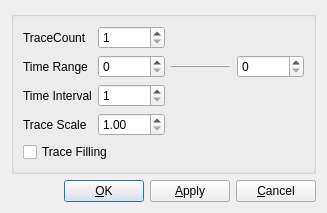
<?xml version="1.0" encoding="UTF-8"?>
<ui version="4.0">
 <class>SliceConfigEditor</class>
 <widget class="QDialog" name="SliceConfigEditor">
  <property name="windowModality">
   <enum>Qt::NonModal</enum>
  </property>
  <property name="geometry">
   <rect>
    <x>0</x>
    <y>0</y>
    <width>327</width>
    <height>165</height>
   </rect>
  </property>
  <property name="windowTitle">
   <string>Slice Edit</string>
  </property>
  <layout class="QGridLayout" name="gridLayout">
   <item row="0" column="0" colspan="4">
    <widget class="QGroupBox" name="groupBox">
     <property name="title">
      <string/>
     </property>
     <layout class="QGridLayout" name="gridLayout_2">
      <item row="1" column="3">
       <widget class="QFrame" name="frame">
        <property name="sizePolicy">
         <sizepolicy hsizetype="Expanding" vsizetype="Fixed">
          <horstretch>0</horstretch>
          <verstretch>0</verstretch>
         </sizepolicy>
        </property>
        <property name="frameShape">
         <enum>QFrame::HLine</enum>
        </property>
        <property name="frameShadow">
         <enum>QFrame::Raised</enum>
        </property>
       </widget>
      </item>
      <item row="0" column="1">
       <widget class="QSpinBox" name="traceCount">
        <property name="minimumSize">
         <size>
          <width>60</width>
          <height>0</height>
         </size>
        </property>
        <property name="minimum">
         <number>1</number>
        </property>
        <property name="maximum">
         <number>999</number>
        </property>
        <property name="value">
         <number>1</number>
        </property>
       </widget>
      </item>
      <item row="1" column="1">
       <widget class="QSpinBox" name="startTime">
        <property name="maximum">
         <number>999999</number>
        </property>
       </widget>
      </item>
      <item row="2" column="1">
       <widget class="QSpinBox" name="timeInterval">
        <property name="minimum">
         <number>1</number>
        </property>
        <property name="maximum">
         <number>9999</number>
        </property>
       </widget>
      </item>
      <item row="4" column="1">
       <widget class="QDoubleSpinBox" name="traceScale">
        <property name="minimum">
         <double>1.000000000000000</double>
        </property>
       </widget>
      </item>
      <item row="0" column="0">
       <widget class="QLabel" name="label">
        <property name="text">
         <string>TraceCount</string>
        </property>
       </widget>
      </item>
      <item row="1" column="0">
       <widget class="QLabel" name="label_2">
        <property name="text">
         <string>Time Range</string>
        </property>
       </widget>
      </item>
      <item row="1" column="4">
       <widget class="QSpinBox" name="stopTime">
        <property name="minimumSize">
         <size>
          <width>60</width>
          <height>0</height>
         </size>
        </property>
        <property name="maximum">
         <number>999999</number>
        </property>
       </widget>
      </item>
      <item row="2" column="0">
       <widget class="QLabel" name="label_3">
        <property name="text">
         <string>Time Interval</string>
        </property>
       </widget>
      </item>
      <item row="4" column="0">
       <widget class="QLabel" name="label_4">
        <property name="text">
         <string>Trace Scale</string>
        </property>
       </widget>
      </item>
      <item row="5" column="0" colspan="2">
       <widget class="QCheckBox" name="enabledFilled">
        <property name="text">
         <string>Trace Filling</string>
        </property>
       </widget>
      </item>
     </layout>
    </widget>
   </item>
   <item row="1" column="0">
    <spacer name="horizontalSpacer">
     <property name="orientation">
      <enum>Qt::Horizontal</enum>
     </property>
     <property name="sizeHint" stdset="0">
      <size>
       <width>66</width>
       <height>20</height>
      </size>
     </property>
    </spacer>
   </item>
   <item row="1" column="1">
    <widget class="QPushButton" name="btnOk">
     <property name="text">
      <string>&amp;OK</string>
     </property>
    </widget>
   </item>
   <item row="1" column="3">
    <widget class="QPushButton" name="btnCancel">
     <property name="text">
      <string>&amp;Cancel</string>
     </property>
    </widget>
   </item>
   <item row="1" column="2">
    <widget class="QPushButton" name="btnApply">
     <property name="text">
      <string>&amp;Apply</string>
     </property>
    </widget>
   </item>
  </layout>
 </widget>
 <resources/>
 <connections>
  <connection>
   <sender>btnOk</sender>
   <signal>clicked()</signal>
   <receiver>SliceConfigEditor</receiver>
   <slot>accept()</slot>
   <hints>
    <hint type="sourcelabel">
     <x>260</x>
     <y>115</y>
    </hint>
    <hint type="destinationlabel">
     <x>30</x>
     <y>105</y>
    </hint>
   </hints>
  </connection>
  <connection>
   <sender>btnCancel</sender>
   <signal>clicked()</signal>
   <receiver>SliceConfigEditor</receiver>
   <slot>reject()</slot>
   <hints>
    <hint type="sourcelabel">
     <x>339</x>
     <y>117</y>
    </hint>
    <hint type="destinationlabel">
     <x>158</x>
     <y>126</y>
    </hint>
   </hints>
  </connection>
 </connections>
</ui>
